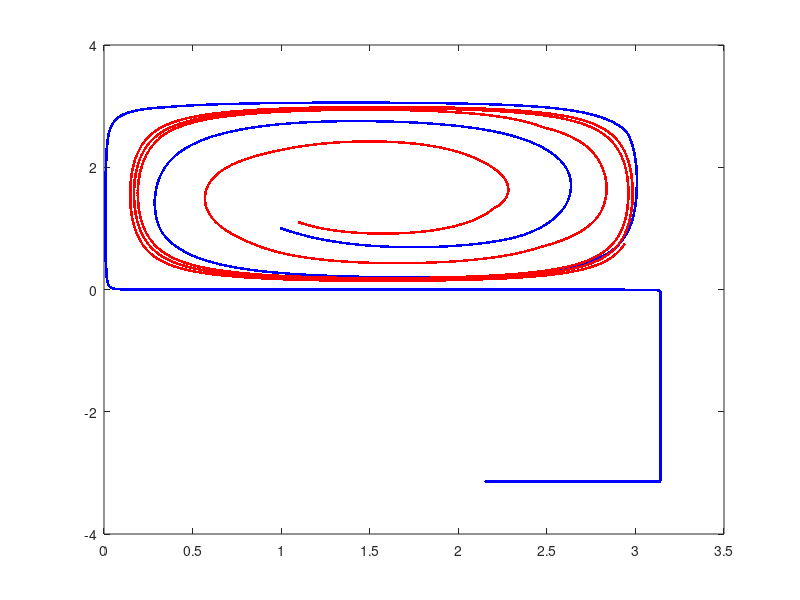

Write MATLAB code to recreate this figure.
clear all; 
close all;

%define
Np=2; f = 1.0; kk = 1.0;
%variables
x0 = 1.0; y0 = 1.0; ri = 0.1;
r0 = 0.2; rm = 0.5;
%delX = ; 
%delX ,tauE and C have been taken arbitrarily to run the code.
tauE = 450; tauP = 0.5;
%C = 1
dt = 0.01; Nt = 1e4;
xx(1,:) = [1 1+ri]; yy(1,:) = [1 1+ri];
vx(1:Nt,1:Np) = 0.0; vy(1:Nt,1:Np) = 0.0;


for it = 1:Nt-1
    delX = xx(it,2) - xx(it,1);
    delY = yy(it,2) - yy(it,1);
    fj = (1 - (delX^2 + delY^2)/rm^2)^(-1);
    
  for ip = 1:Np
      if(ip==1)
          ux = 0.5*f*sin(kk*xx(it,ip))*cos(kk*yy(it,ip)); 
          uy = -0.5*f*cos(kk*xx(it,ip))*sin(kk*yy(it,ip));   
          ax(it,ip) = ((ux -vx(it,ip))+(fj/tauE) * delX + sqrt(r0^2/(2*tauE)) * randn(1,1))/tauP;
          ay(it,ip) = ((uy -vy(it,ip))+(fj/tauE) * delY + sqrt(r0^2/(2*tauE)) * randn(1,1))/tauP;
          vx(it+1,ip) = vx(it,ip) + dt*ax(it,ip);
          vy(it+1,ip) = vy(it,ip) + dt*ay(it,ip);
          
          %vy(it+1,ip) = uy + (C/tauE) * delX;
      end
      if(ip==2)
          ux = 0.5*f*sin(kk*xx(it,ip))*cos(kk*yy(it,ip)); 
          uy = -0.5*f*cos(kk*xx(it,ip))*sin(kk*yy(it,ip));   
          vx(it+1,ip) = ux - (fj/tauE) * delX + sqrt(r0^2/(2*tauE)) * randn(1,1);
          vy(it+1,ip) = uy - (fj/tauE) * delY + sqrt(r0^2/(2*tauE)) * randn(1,1);
          
          %vy(it+1,ip) = uy - (C/tauE) * delX;
      end
  end
  %--
  xx(it+1,:) = xx(it,:) + dt*vx(it,:);
  yy(it+1,:) = yy(it,:) + dt*vy(it,:);
end

plot(xx(:,1),yy(:,1),'.-b')
hold on;
plot(xx(:,2),yy(:,2),'.-r'); 



